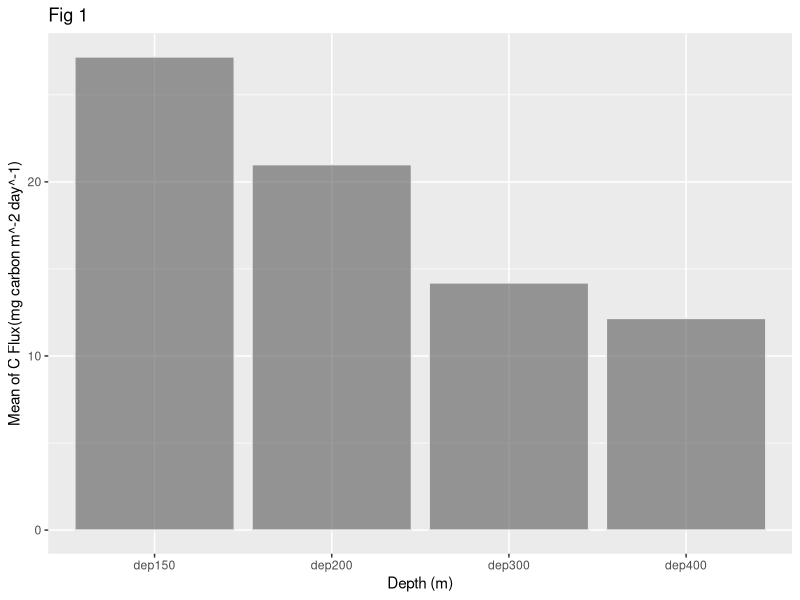
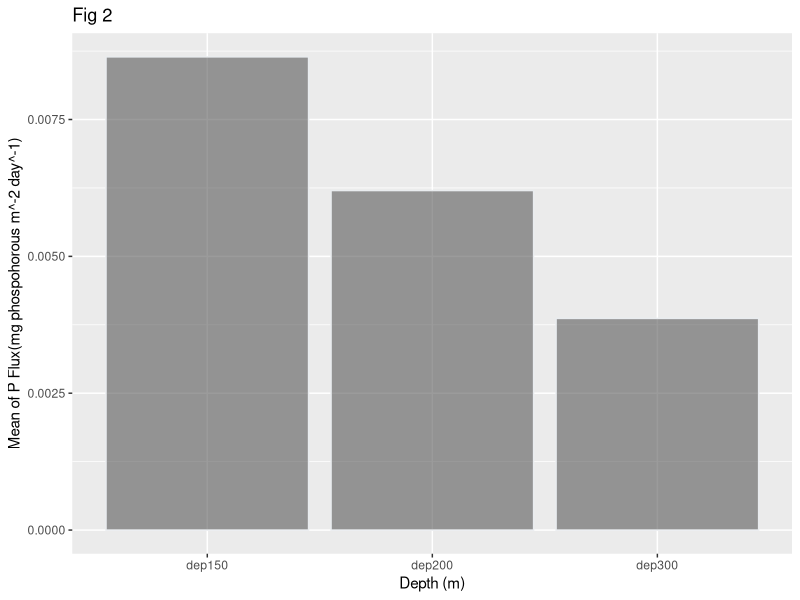
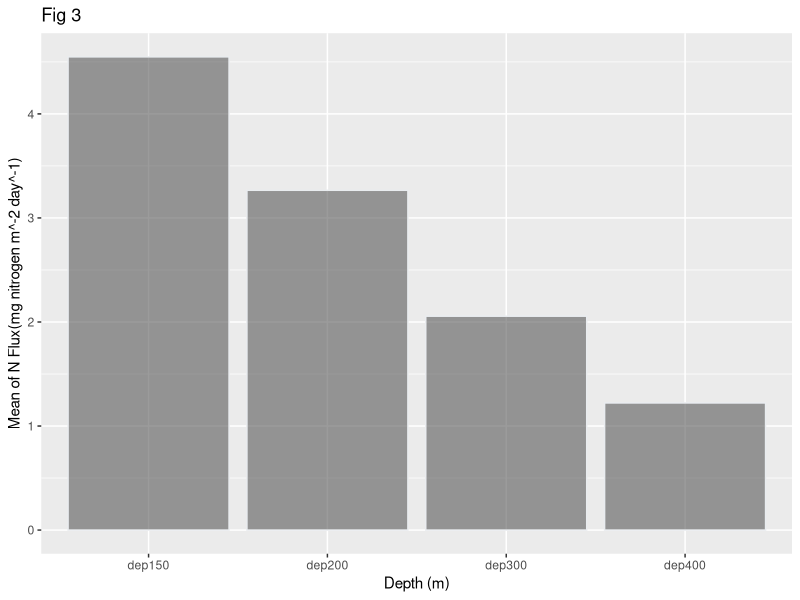
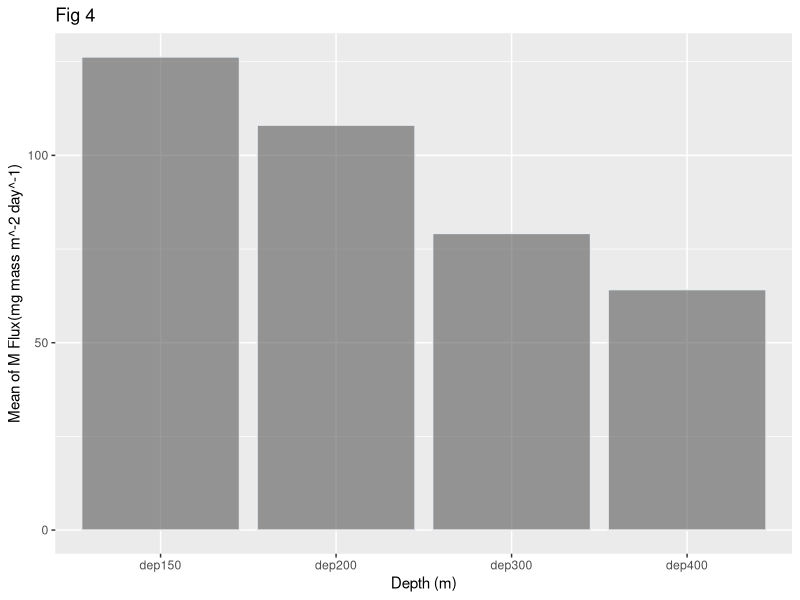
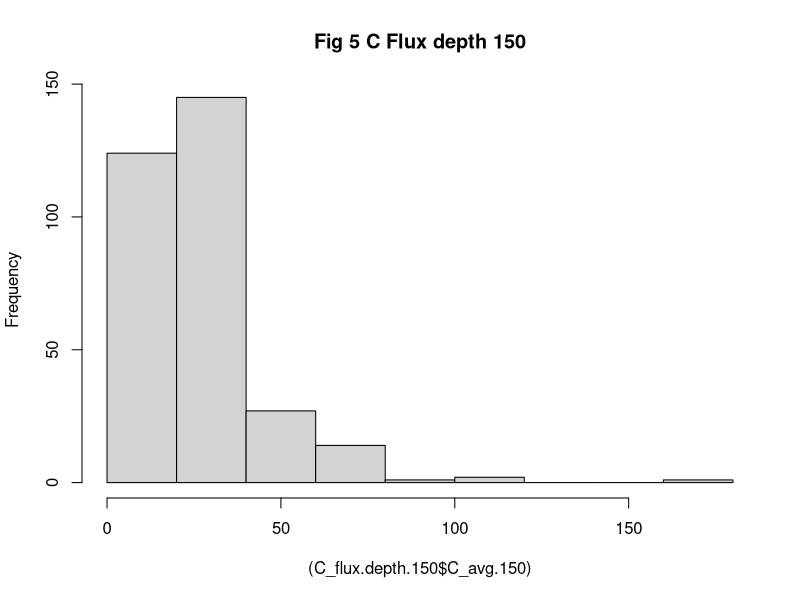
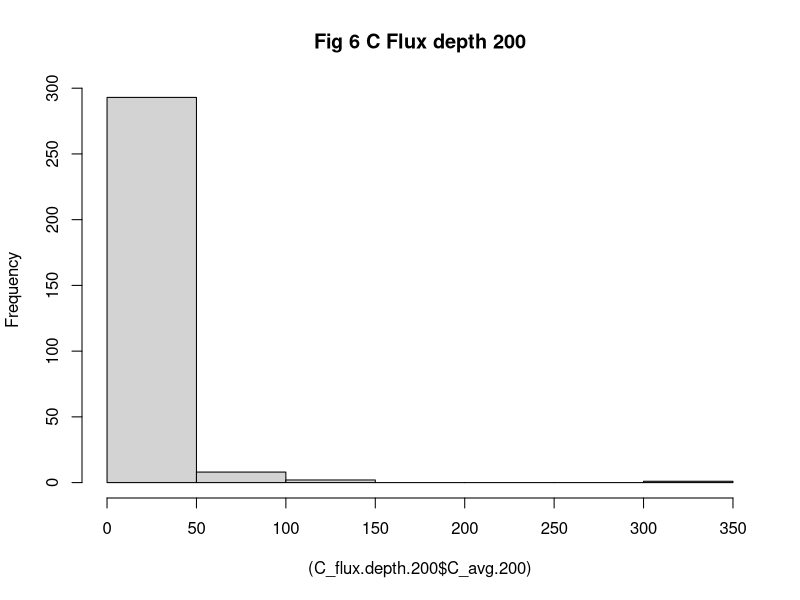
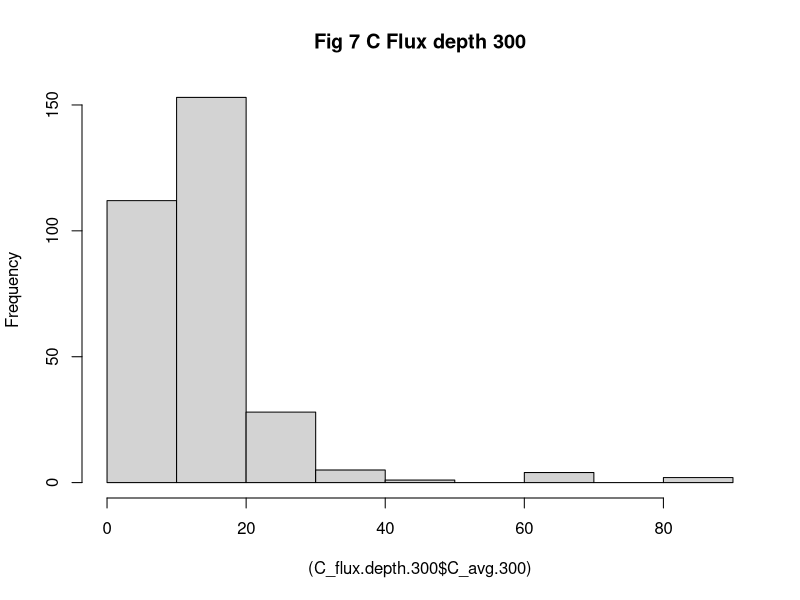
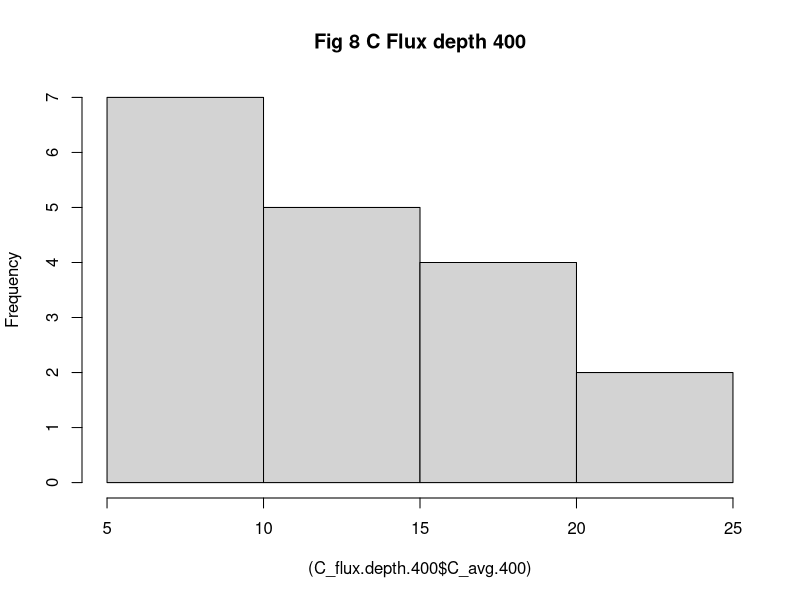

Recreate these plots in R, in order.
## ---- chunk 1
rm(list=ls(all=TRUE))  #Housekeeping: clear out old files

options(warn = -1)
knitr::opts_chunk$set(echo = T, fig.height=6, fig.width=8, warning = F, message = F) 
## ---- chunk 2
bats_flux <- read.csv("bats_flux.csv")

delete.na <- function(DF, n=0) {
  DF[rowSums(is.na(DF)) <= n,]
} #Function that takes rows out that contains NAs 
bats_flux.noNA <- delete.na(bats_flux) # Take out rows containing NAs 

# Too many observations taken out, lets subset a new data frame

Data <- subset(bats_flux,select = c("cr","dep","yymmdd1","yymmdd2","Lat2","Lat2.1","Long1","Long2","M_avg","C_avg","N_avg","P_avg"))
Data.noNA <- delete.na(Data)

# now we can use Data.noNA to compare each flux to one another, since no flux contains NAs

## ---- chunk 3
head(Data.noNA)
## ---- chunk 4
# separate each flux into its own dataframe 
# delete rows that contain NAs 
C_flux.data <- delete.na(subset(Data,select = c("cr","dep","yymmdd1","yymmdd2","Lat2","Lat2.1","Long1","Long2","C_avg")))
N_flux.data <- delete.na(subset(Data,select = c("cr","dep","yymmdd1","yymmdd2","Lat2","Lat2.1","Long1","Long2","N_avg")))
P_flux.data <- delete.na(subset(Data,select = c("cr","dep","yymmdd1","yymmdd2","Lat2","Lat2.1","Long1","Long2","P_avg")))
M_flux.data <- delete.na(subset(Data,select = c("cr","dep","yymmdd1","yymmdd2","Lat2","Lat2.1","Long1","Long2","M_avg")))
## ---- chunk 5
# Subset each depth and rename columns 
library(tidyverse)
library(dplyr)
# use tideyverse instead
C_flux.depth.150 <- subset(C_flux.data, dep == 150)
C_flux.depth.150 <- rename(C_flux.depth.150,c("dep.150" = "dep"))
C_flux.depth.150 <- rename(C_flux.depth.150, c("C_avg.150" = "C_avg" ))
C_flux.depth.200 <- subset(C_flux.data, dep == 200)
C_flux.depth.200 <- rename(C_flux.depth.200, c("dep.200"="dep"))
C_flux.depth.200 <- rename(C_flux.depth.200, c("C_avg.200" ="C_avg"))
C_flux.depth.300 <- subset(C_flux.data, dep == 300)
C_flux.depth.300 <- rename(C_flux.depth.300, c("dep.300"="dep"))
C_flux.depth.300 <- rename(C_flux.depth.300, c("C_avg.300" ="C_avg"))
C_flux.depth.400 <- subset(C_flux.data, dep == 400)
C_flux.depth.400 <- rename(C_flux.depth.400, c("dep.400"="dep"))
C_flux.depth.400 <- rename(C_flux.depth.400, c("C_avg.400" ="C_avg"))
## ---- chunk 6
N_flux.depth.150 <- subset(N_flux.data, dep == 150)
N_flux.depth.150 <- rename(N_flux.depth.150, c("dep.150"="dep"))
N_flux.depth.150 <- rename(N_flux.depth.150, c("N_avg.150" ="N_avg"))
N_flux.depth.200 <- subset(N_flux.data, dep == 200)
N_flux.depth.200 <- rename(N_flux.depth.200, c("dep.200"="dep"))
N_flux.depth.200 <- rename(N_flux.depth.200, c("N_avg.200" ="N_avg"))
N_flux.depth.300 <- subset(N_flux.data, dep == 300)
N_flux.depth.300 <- rename(N_flux.depth.300, c("dep.300"="dep"))
N_flux.depth.300 <- rename(N_flux.depth.300, c("N_avg.300" ="N_avg"))
N_flux.depth.400 <- subset(N_flux.data, dep == 400)
N_flux.depth.400 <- rename(N_flux.depth.400, c("dep.400"="dep"))
N_flux.depth.400 <- rename(N_flux.depth.400, c("N_avg.400" ="N_avg"))
## ---- chunk 7
P_flux.depth.150 <- subset(P_flux.data, dep == 150)
P_flux.depth.150 <- rename(P_flux.depth.150, c("dep.150"="dep"))
P_flux.depth.150 <- rename(P_flux.depth.150, c("P_avg.150" ="P_avg"))
P_flux.depth.200 <- subset(P_flux.data, dep == 200)
P_flux.depth.200 <- rename(P_flux.depth.200, c("dep.200"="dep"))
P_flux.depth.200 <- rename(P_flux.depth.200, c("P_avg.200" ="P_avg"))
P_flux.depth.300 <- subset(P_flux.data, dep == 300)
P_flux.depth.300 <- rename(P_flux.depth.300, c("dep.300"="dep"))
P_flux.depth.300 <- rename(P_flux.depth.300, c("P_avg.300" ="P_avg"))
P_flux.depth.400 <- subset(P_flux.data, dep == 400)
P_flux.depth.400 <- rename(P_flux.depth.400, c("dep.400"="dep"))
P_flux.depth.400 <- rename(P_flux.depth.400, c("P_avg.400" ="P_avg"))
## ---- chunk 8
M_flux.depth.150 <- subset(M_flux.data, dep == 150)
M_flux.depth.150 <- rename(M_flux.depth.150, c("dep.150"="dep"))
M_flux.depth.150 <- rename(M_flux.depth.150, c("M_avg.150" ="M_avg"))
M_flux.depth.200 <- subset(M_flux.data, dep == 200)
M_flux.depth.200 <- rename(M_flux.depth.200, c("dep.200"="dep"))
M_flux.depth.200 <- rename(M_flux.depth.200, c("M_avg.200" ="M_avg"))
M_flux.depth.300 <- subset(M_flux.data, dep == 300)
M_flux.depth.300 <- rename(M_flux.depth.300, c("dep.300"="dep"))
M_flux.depth.300 <- rename(M_flux.depth.300, c("M_avg.300" ="M_avg"))
M_flux.depth.400 <- subset(M_flux.data, dep == 400)
M_flux.depth.400 <- rename(M_flux.depth.400, c("dep.400"="dep"))
M_flux.depth.400 <- rename(M_flux.depth.400, c("M_avg.400" ="M_avg"))
## ---- chunk 9
#n values for C-flux
length(C_flux.depth.150$C_avg.150)
length(C_flux.depth.200$C_avg.200)
length(C_flux.depth.300$C_avg.300)
length(C_flux.depth.400$C_avg.400)
## ---- chunk 10
muCflux150 <- mean(C_flux.depth.150$C_avg.150) #focusing on mean of C-avg at depth 150
s.e150c <- sd(C_flux.depth.150$C_avg.150) / sqrt(314)  #need to find s.e

muCflux200 <- mean(C_flux.depth.200$C_avg.200) #focusing on mean of C-avg at depth 200
s.e200c <- sd(C_flux.depth.200$C_avg.200) / sqrt(304)

muCflux300 <- mean(C_flux.depth.300$C_avg.300) #focusing on mean of C-avg at depth 300
s.e300c <- sd(C_flux.depth.300$C_avg.300) / sqrt(305)

muCflux400 <- mean(C_flux.depth.400$C_avg.400) #focusing on mean of C-avg at depth 400
s.e400c <- sd(C_flux.depth.400$C_avg.400) / sqrt(18)

bar.Cflux <- data.frame(c("dep150","dep200","dep300","dep400"), c(muCflux150,muCflux200,muCflux300,muCflux400), c(s.e150c,s.e200c,s.e300c,s.e400c))
colnames(bar.Cflux)[1] <- "Depth"
colnames(bar.Cflux)[2] <- "C_flux.Mean"
colnames(bar.Cflux)[3] <- "C_flux.SE"
bar.Cflux
## ---- chunk 11
library(ggplot2)
library(dplyr)

xval <- bar.Cflux$Depth #character objects need quotes
yval <- bar.Cflux$`C_flux.Mean`

ggplot()+geom_col(bar.Cflux, mapping=aes(x= Depth, y = C_flux.Mean), color="#e9ecef", alpha=0.6,) +                                     
xlab("Depth (m)") + ylab("Mean of C Flux(mg carbon m^-2 day^-1)") + ggtitle("Fig 1")               
## ---- chunk 12
#n values for P-flux
length(P_flux.depth.150$P_avg.150)
length(P_flux.depth.200$P_avg.200)
length(P_flux.depth.300$P_avg.300)
length(P_flux.depth.400$P_avg.400)
## ---- chunk 13
muPflux150 <- mean(P_flux.depth.150$P_avg.150) #focusing on mean of P-avg at depth 150
s.e150p <- sd(P_flux.depth.150$P_avg.150) / sqrt(109)  #need to find s.e

muPflux200 <- mean(P_flux.depth.200$P_avg.200) #focusing on mean of P-avg at depth 200
s.e200p <- sd(P_flux.depth.200$P_avg.200) / sqrt(106)

muPflux300 <- mean(P_flux.depth.300$P_avg.300) #focusing on mean of P-avg at depth 300
s.e300p <- sd(P_flux.depth.300$P_avg.300) / sqrt(105)

bar.Pflux <- data.frame(c("dep150","dep200","dep300"), c(muPflux150,muPflux200,muPflux300), c(s.e150p,s.e200p,s.e300p))
colnames(bar.Pflux)[1] <- "Depth"
colnames(bar.Pflux)[2] <- "P_flux.Mean"
colnames(bar.Pflux)[3] <- "P_flux.SE"
bar.Pflux
## ---- chunk 14
library(ggplot2)
library(dplyr)

xval <- bar.Pflux$Depth #character objects need quotes
yval <- bar.Pflux$`P_flux.Mean`

ggplot()+geom_col(bar.Pflux, mapping=aes(x= Depth, y = P_flux.Mean), color="#e9ecef", alpha=0.6,) +                                     
xlab("Depth (m)") + ylab("Mean of P Flux(mg phospohorous m^-2 day^-1)") + ggtitle("Fig 2")                    
## ---- chunk 15
#n values for N-flux
length(N_flux.depth.150$N_avg.150)
length(N_flux.depth.200$N_avg.200)
length(N_flux.depth.300$N_avg.300)
length(N_flux.depth.400$N_avg.400)
## ---- chunk 16
muNflux150 <- mean(N_flux.depth.150$N_avg.150) #focusing on mean of P-avg at depth 150
s.e150n <- sd(N_flux.depth.150$N_avg.150) / sqrt(312)  #need to find s.e

muNflux200 <- mean(N_flux.depth.200$N_avg.200) #focusing on mean of P-avg at depth 200
s.e200n <- sd(N_flux.depth.200$N_avg.200) / sqrt(302)

muNflux300 <- mean(N_flux.depth.300$N_avg.300) #focusing on mean of P-avg at depth 300
s.e300n <- sd(N_flux.depth.300$N_avg.300) / sqrt(303)

muNflux400 <- mean(N_flux.depth.400$N_avg.400) #focusing on mean of C-avg at depth 400
s.e400n <- sd(N_flux.depth.400$N_avg.400) / sqrt(18)

bar.Nflux <- data.frame(c("dep150","dep200","dep300","dep400"), c(muNflux150,muNflux200,muNflux300,muNflux400), c(s.e150n,s.e200n,s.e300n,s.e400n))
colnames(bar.Nflux)[1] <- "Depth"
colnames(bar.Nflux)[2] <- "N_flux.Mean"
colnames(bar.Nflux)[3] <- "N_flux.SE"
bar.Nflux
## ---- chunk 17
library(ggplot2)
library(dplyr)

xval <- bar.Nflux$Depth #character objects need quotes
yval <- bar.Nflux$`N_flux.Mean`

ggplot()+geom_col(bar.Nflux, mapping=aes(x= Depth, y = N_flux.Mean), color="#e9ecef", alpha=0.6,) +                                     
xlab("Depth (m)") + ylab("Mean of N Flux(mg nitrogen m^-2 day^-1)") + ggtitle("Fig 3")               
## ---- chunk 18
#n values for M-flux
length(M_flux.depth.150$M_avg.150)
length(M_flux.depth.200$M_avg.200)
length(M_flux.depth.300$M_avg.300)
length(M_flux.depth.400$M_avg.400)
## ---- chunk 19
muMflux150 <- mean(M_flux.depth.150$M_avg.150) #focusing on mean of P-avg at depth 150
s.e150m <- sd(M_flux.depth.150$M_avg.150) / sqrt(314)  #need to find s.e

muMflux200 <- mean(M_flux.depth.200$M_avg.200) #focusing on mean of P-avg at depth 200
s.e200m <- sd(M_flux.depth.200$M_avg.200) / sqrt(305)

muMflux300 <- mean(M_flux.depth.300$M_avg.300) #focusing on mean of P-avg at depth 300
s.e300m <- sd(M_flux.depth.300$M_avg.300) / sqrt(305)

muMflux400 <- mean(M_flux.depth.400$M_avg.400) #focusing on mean of C-avg at depth 400
s.e400m <- sd(M_flux.depth.400$M_avg.400) / sqrt(17)

bar.Mflux <- data.frame(c("dep150","dep200","dep300","dep400"), c(muMflux150,muMflux200,muMflux300,muMflux400), c(s.e150m,s.e200m,s.e300m,s.e400m))
colnames(bar.Mflux)[1] <- "Depth"
colnames(bar.Mflux)[2] <- "M_flux.Mean"
colnames(bar.Mflux)[3] <- "M_flux.SE"
bar.Mflux
## ---- chunk 20
library(ggplot2)
library(dplyr)


xval <- bar.Mflux$Depth #character objects need quotes
yval <- bar.Mflux$`M_flux.Mean`

ggplot()+geom_col(bar.Mflux, mapping=aes(x= Depth, y = M_flux.Mean), color="#e9ecef", alpha=0.6,) +                                     
xlab("Depth (m)") + ylab("Mean of M Flux(mg mass m^-2 day^-1)") + ggtitle("Fig 4")          
## ---- chunk 21
# Checking for normaility and no outliers in Carbon Flux 

hist((C_flux.depth.150$C_avg.150), main ="Fig 5 C Flux depth 150")
hist((C_flux.depth.200$C_avg.200), main ="Fig 6 C Flux depth 200")
hist((C_flux.depth.300$C_avg.300), main ="Fig 7 C Flux depth 300")
hist((C_flux.depth.400$C_avg.400), main ="Fig 8 C Flux depth 400")

# using natural log to Transform the data 

hist(log(C_flux.depth.150$C_avg.150), main ="Fig 9 C Flux depth 150 (log)")
hist(log(C_flux.depth.200$C_avg.200), main ="Fig 10 C Flux depth 200 (log)")
hist(log(C_flux.depth.300$C_avg.300), main ="Fig 11 C Flux depth 300 (log)")
hist(log(C_flux.depth.400$C_avg.400), main ="Fig 12 C Flux depth 400 (log)")

# Checking for outliers
par(mfrow=c(1,1))
i = "150"

depth <- c("150", "200", "300", "400")
test.object <- NULL
for (i in depth){
  test <- cbind(i,get(paste0("C_flux.depth.", i))[,9])
  test.object <- rbind(test.object,test)
}
test.object <- as.data.frame(test.object)
#View(test.object)
boxplot(log(as.numeric(test.object$V2))~test.object$i, main = "Figure 5", xlab = "Depth (m)", ylab = "log of C-Flux (mg carbon m^-2 day^-1)")
Dsts.test <- rbind(cbind(C_flux.depth.150$C_avg.150))

## ---- chunk 22
# Checking for normaility and no outliers in Nitrogen Flux 

hist((N_flux.depth.150$N_avg.150), breaks = "FD", main ="Fig 17 N Flux depth 150")
hist((N_flux.depth.200$N_avg.200), breaks = "FD", main ="Fig 18 N Flux depth 200")
hist((N_flux.depth.300$N_avg.300), breaks = "FD", main ="Fig 19 N Flux depth 300")
hist((N_flux.depth.400$N_avg.400), breaks = "FD", main ="Fig 20 N Flux depth 400")

# using natural log to Transform the data 

hist(log(N_flux.depth.150$N_avg.150), main ="Fig 21 N Flux depth 150 (log)")
hist(log(N_flux.depth.200$N_avg.200), main ="Fig 22 N Flux depth 200 (log)")
hist(log(N_flux.depth.300$N_avg.300), main ="Fig 23 N Flux depth 300 (log)")
hist(log(N_flux.depth.400$N_avg.400), main ="Fig 24 N Flux depth 400 (log)")

# Checking for outliers

par(mfrow=c(1,1))
i = "150"

depth <- c("150", "200", "300", "400")
test.object <- NULL
for (i in depth){
  test <- cbind(i,get(paste0("N_flux.depth.", i))[,9])
  test.object <- rbind(test.object,test)
}
test.object <- as.data.frame(test.object)
#View(test.object)
boxplot(log(as.numeric(test.object$V2))~test.object$i, main = "Figure 6", xlab = "Depth (m)", ylab = "log of N-Flux (mg nitrogen m^-2 day^-1)")
Dsts.test <- rbind(cbind(N_flux.depth.150$N_avg.150))

## ---- chunk 23
# Checking for normaility and no outliers in Phosporous Flux 
par(mfrow=c(1,3))
hist((P_flux.depth.150$P_avg.150), breaks = "FD", main ="Fig 29 P Flux depth 150")
hist((P_flux.depth.200$P_avg.200), breaks = "FD", main ="Fig 30 P Flux depth 200")
hist((P_flux.depth.300$P_avg.300), breaks = "FD", main ="Fig 31 P Flux depth 300")

# using natural log to Transform the data 
par(mfrow=c(1,3))
hist(log(P_flux.depth.150$P_avg.150), main ="Fig 32 P Flux depth 150 (log)")
hist(log(P_flux.depth.200$P_avg.200), main ="Fig 33 P Flux depth 200 (log)")
hist(log(P_flux.depth.300$P_avg.300), main ="Fig 34 P Flux depth 300 (log)")

# Checking for outliers

par(mfrow=c(1,1))
i = "150"

depth <- c("150", "200", "300")
test.object <- NULL
for (i in depth){
  test <- cbind(i,get(paste0("P_flux.depth.", i))[,9])
  test.object <- rbind(test.object,test)
}
test.object <- as.data.frame(test.object)
#View(test.object)
boxplot(log(as.numeric(test.object$V2))~test.object$i, main = "Figure 7", xlab = "Depth (m)", ylab = "log of P-Flux (mg phosphorous m^-2 day^-1)")
Dsts.test <- rbind(cbind(P_flux.depth.150$P_avg.150))

## ---- chunk 24
# Checking for normaility and no outliers in Mass Flux 

hist((M_flux.depth.150$M_avg.150), breaks = "FD", main ="Fig 38 M Flux depth 150")
hist((M_flux.depth.200$M_avg.200), breaks = "FD", main ="Fig 39 M Flux depth 200")
hist((M_flux.depth.300$M_avg.300), breaks = "FD", main ="Fig 40 M Flux depth 300")
hist((M_flux.depth.400$M_avg.400), breaks = "FD", main ="Fig 41 M Flux depth 400")

# using natural log to Transform the data 

hist(log(M_flux.depth.150$M_avg.150), main ="Fig 42 M Flux depth 150 (log)")
hist(log(M_flux.depth.200$M_avg.200), main ="Fig 43 M Flux depth 200 (log)")
hist(log(M_flux.depth.300$M_avg.300), main ="Fig 44 M Flux depth 300 (log)")
hist(log(M_flux.depth.400$M_avg.400), main ="Fig 45 M Flux depth 400 (log)")

# Checking for outliers

par(mfrow=c(1,1))
i = "150"

depth <- c("150", "200", "300", "400")
test.object <- NULL
for (i in depth){
  test <- cbind(i,get(paste0("M_flux.depth.", i))[,9])
  test.object <- rbind(test.object,test)
}
test.object <- as.data.frame(test.object)
#View(test.object)
boxplot(log(as.numeric(test.object$V2))~test.object$i, main = "Figure 8", xlab = "Depth (m)", ylab = "log of M-Flux (mg mass m^-2 day^-1)")
Dsts.test <- rbind(cbind(M_flux.depth.150$M_avg.150))


## ---- chunk 25
#create D-bar for each paired group

C.depth.150.200 <- merge(C_flux.depth.150,C_flux.depth.200,by = c("cr","yymmdd1","yymmdd2","Lat2","Lat2.1","Long1","Long2"))
D_bar.C.150.200 <- muCflux150 - muCflux200
C.depth.150.200$D <- C.depth.150.200$C_avg.150 - C.depth.150.200$C_avg.200

C.depth.200.300 <- merge(C_flux.depth.200,C_flux.depth.300,by = c("cr","yymmdd1","yymmdd2","Lat2","Lat2.1","Long1","Long2"))
D_bar.C.200.300 <- muCflux200 - muCflux300
C.depth.200.300$D <- C.depth.200.300$C_avg.200 - C.depth.200.300$C_avg.300

N.depth.150.200 <- merge(N_flux.depth.150,N_flux.depth.200,by = c("cr","yymmdd1","yymmdd2","Lat2","Lat2.1","Long1","Long2"))
D_bar.N.150.200 <- muNflux150 - muNflux200
N.depth.150.200$D <- N.depth.150.200$N_avg.150 - N.depth.150.200$N_avg.200

N.depth.200.300 <- merge(N_flux.depth.200,N_flux.depth.300,by = c("cr","yymmdd1","yymmdd2","Lat2","Lat2.1","Long1","Long2"))
D_bar.N.200.300 <- muNflux200 - muNflux300
N.depth.200.300$D <- N.depth.200.300$N_avg.200 - N.depth.200.300$N_avg.300

P.depth.150.200 <- merge(P_flux.depth.150,P_flux.depth.200,by = c("cr","yymmdd1","yymmdd2","Lat2","Lat2.1","Long1","Long2"))
D_bar.P.150.200 <- muPflux150 - muPflux200
P.depth.150.200$D <- P.depth.150.200$P_avg.150 - P.depth.150.200$P_avg.200

P.depth.200.300 <- merge(P_flux.depth.200,P_flux.depth.300,by = c("cr","yymmdd1","yymmdd2","Lat2","Lat2.1","Long1","Long2"))
D_bar.P.200.300 <- muPflux200 - muPflux300
P.depth.200.300$D <- P.depth.200.300$P_avg.200 - P.depth.200.300$P_avg.300

M.depth.150.200 <- merge(M_flux.depth.150,M_flux.depth.200,by = c("cr","yymmdd1","yymmdd2","Lat2","Lat2.1","Long1","Long2"))
D_bar.M.150.200 <- muMflux150 - muMflux200
M.depth.150.200$D <- M.depth.150.200$M_avg.150 - M.depth.150.200$M_avg.200

M.depth.200.300 <- merge(M_flux.depth.200,M_flux.depth.300,by = c("cr","yymmdd1","yymmdd2","Lat2","Lat2.1","Long1","Long2"))
D_bar.M.200.300 <- muMflux200 -muMflux300
M.depth.200.300$D <- M.depth.200.300$M_avg.200 - M.depth.200.300$M_avg.300

D_bar.mean <- data.frame(c("dep150.200","dep200.300"), c(D_bar.C.150.200, D_bar.C.200.300), c(D_bar.N.150.200, D_bar.N.200.300), c(D_bar.P.150.200 ,D_bar.P.200.300 ), c(D_bar.M.150.200 ,D_bar.M.200.300))
colnames(D_bar.mean)[1] <- "Depth.Diff"
colnames(D_bar.mean)[2] <- "C_flux"
colnames(D_bar.mean)[3] <- "N_flux"
colnames(D_bar.mean)[4] <- "P_flux"
colnames(D_bar.mean)[5] <- "M_flux"
D_bar.mean
## ---- chunk 26
#check distribution of D (difference between paried depth samples)

# Carbon 
par(mfrow=c(1,3))
hist(C.depth.150.200$D, breaks = "FD", main = "Fig 9 C.depth.150.200$D")
hist(log(C.depth.150.200$D), breaks = "FD", main ="Fig 10 C.depth.150.200$D_bar") #try lo transform 
boxplot(log(C.depth.150.200$D), main = "Fig 11 C.depth.150.200$D") #lots of outliers 
## ---- chunk 27
# Carbon 
par(mfrow=c(1,3))
hist(C.depth.200.300$D, breaks = "FD", main = "Fig 12 C.depth.200.300$D")
hist(log(C.depth.200.300$D), breaks = "FD", main ="Fig 13 C.depth.200.300$D_bar") #try lo transform 
boxplot(log(C.depth.200.300$D), main ="Fig 14 C.depth.200.300$D") #lots of outliers 
## ---- chunk 28
# Nitrogen
par(mfrow=c(1,3))
hist(N.depth.150.200$D, breaks = "FD", main ="Fig 15 N.depth.150.200$D_bar")
hist(log(N.depth.150.200$D), breaks = "FD", main ="Fig 16 N.depth.150.200$D_bar") #try lo transform 
boxplot(log(N.depth.150.200$D), main = "Fig 17 N.depth.150.200$D") #lots of outliers 
## ---- chunk 29
# Nitrogen
par(mfrow=c(1,3))
hist(N.depth.200.300$D, breaks = "FD", main = "Fig 17 N.depth.200.300$D")
hist(log(N.depth.200.300$D), breaks = "FD", main ="Fig 18 N.depth.200.300$D_bar") #try lo transform 
boxplot(log(N.depth.200.300$D), main = "Fig 19 N.depth.200.300$D") #lots of outliers 
## ---- chunk 30
# Phosphorous
par(mfrow=c(1,3))
hist(P.depth.150.200$D, breaks = "FD", main ="Fig 20 P.depth.150.200$D_bar")
hist(log(P.depth.150.200$D), breaks = "FD", main ="Fig 21 P.depth.150.200$D_bar") #try lo transform 
boxplot(log(P.depth.150.200$D), main ="Fig 22 P.depth.150.200$D_bar") #lots of outliers 
## ---- chunk 31
# Phosporous
par(mfrow=c(1,3))
hist(P.depth.200.300$D, breaks = "FD", main ="Fig 23 P.depth.200.300$D_bar")
hist(log(P.depth.200.300$D), breaks = "FD", main ="Fig 24 P.depth.200.300$D_bar") #try lo transform 
boxplot(log(P.depth.200.300$D), main ="Fig 25 P.depth.200.300$D_bar") #lots of outliers 
## ---- chunk 32
# Mass 
par(mfrow=c(1,3))
hist(M.depth.150.200$D, breaks = "FD", main ="Fig 25 M.depth.150.200$D_bar")
hist(log(M.depth.150.200$D), breaks = "FD", main ="Fig 26 M.depth.150.200$D_bar") #try lo transform 
boxplot(log(M.depth.150.200$D), main ="Fig 27 M.depth.150.200$D_bar") #lots of outliers 
## ---- chunk 33
# Mass
par(mfrow=c(1,3))
hist(M.depth.200.300$D, breaks = "FD", main ="Fig 28 M.depth.200.300$D_bar")
hist(log(M.depth.200.300$D), breaks = "FD", main ="Fig 29 M.depth.200.300$D_bar") #try lo transform 
boxplot(log(M.depth.200.300$D), main ="Fig 30 M.depth.200.300$D_bar") #lots of outliers 
## ---- chunk 34
# hyp test 1
t.test(log(C.depth.150.200$C_avg.150) ,log(C.depth.150.200$C_avg.200), alternative = "greater", paired = TRUE, var.equal = TRUE)
## ---- chunk 35
# hyp test 2
t.test(log(C.depth.200.300$C_avg.200) ,log(C.depth.200.300$C_avg.300), alternative = "greater", paired = TRUE, var.equal = TRUE)
## ---- chunk 36
# hyp test 3
t.test(log(N.depth.150.200$N_avg.150) ,log(N.depth.150.200$N_avg.200), alternative = "greater", paired = TRUE, var.equal = TRUE)
## ---- chunk 37
# hyp test 4
t.test(log(N.depth.200.300$N_avg.200) ,log(N.depth.200.300$N_avg.300), alternative = "greater", paired = TRUE, var.equal = TRUE)
## ---- chunk 38
# hyp test 5
t.test(log(P.depth.150.200$P_avg.150) ,log(P.depth.150.200$P_avg.200), alternative = "greater", paired = TRUE, var.equal = TRUE)
## ---- chunk 39
# hyp test 6
t.test(log(P.depth.200.300$P_avg.200) ,log(P.depth.200.300$P_avg.300), alternative = "greater", paired = TRUE, var.equal = TRUE)
## ---- chunk 40
# hyp test 7
t.test(log(M.depth.150.200$M_avg.150) ,log(M.depth.150.200$M_avg.200), alternative = "greater", paired = TRUE, var.equal = TRUE)
## ---- chunk 41
# hyp test 8
t.test(log(M.depth.200.300$M_avg.200) ,log(M.depth.200.300$M_avg.300), alternative = "greater", paired = TRUE, var.equal = TRUE)
## ---- chunk 42
# plotting each nutrient flux against mass flux

#plot(Data.noNA) # we see some relationships between mass flux and the rest of the nutrient fluxes
par(mfrow=c(1,3))
plot(log(Data.noNA$C_avg),log(Data.noNA$M_avg), main ="Fig 31 M v. C") #good linearity, but clumping
lmfit_C.M <- lm(log(M_avg) ~ log(C_avg), data = Data.noNA)
summary(lmfit_C.M)
abline(lmfit_C.M)

plot(log(Data.noNA$N_avg),log(Data.noNA$M_avg), main ="Fig 32 M v. N") # alright linearity, still clumping 
lmfit_N.M <- lm(log(M_avg) ~ log(N_avg), data = Data.noNA)
summary(lmfit_N.M)
abline(lmfit_N.M)

plot(log(Data.noNA$P_avg),log(Data.noNA$M_avg), main ="Fig 33 M v. P") # worse, still clumping 
lmfit_P.M <- lm(log(M_avg) ~ log(P_avg), data = Data.noNA)
summary(lmfit_P.M)
abline(lmfit_P.M)

## ---- chunk 43
#Carbon EDA
resids <- resid( lmfit_C.M ) # extract epsilon_hats
fit <- fitted ( lmfit_C.M ) # extract y_hats

par(mfrow=c(1,2))

hist(resids, breaks=20, main = "Fig 34")
qqnorm(resids)
qqline(resids) # add straight line from true normal

plot(resids, main="Fig 35 resid vs i") 
abline(h=0) # mean of epsilon_hat

plot(x=fit, y=resids, main="Fig 36 resid vs y_hat")
abline(h=0)

## ---- chunk 44
#Nitrogen EDA
resids <- resid( lmfit_N.M ) # extract epsilon_hats
fit <- fitted ( lmfit_N.M ) # extract y_hats

par(mfrow=c(1,2))

hist(resids, breaks=20, main = "Fig 37")
qqnorm(resids)
qqline(resids) # add straight line from true normal

plot(resids, main="Fig 38 resid vs i") 
abline(h=0) # mean of epsilon_hat

plot(x=fit, y=resids, main="Fig 39 resid vs y_hat")
abline(h=0)

## ---- chunk 45
#Phosphorus EDA
resids <- resid( lmfit_P.M ) # extract epsilon_hats
fit <- fitted ( lmfit_P.M ) # extract y_hats

par(mfrow=c(1,2))

hist(resids, breaks=20, main = "Fig 40")
qqnorm(resids)
qqline(resids) # add straight line from true normal

plot(resids, main="Fig 41 resid vs i") 
abline(h=0) # mean of epsilon_hat

plot(x=fit, y=resids, main="Fig 42 resid vs y_hat")
abline(h=0)
## ---- chunk 46
#Collinearity??
plot(Data.noNA) # we see collinearity between Carbon and Nitrogen
Data.noNA$flux <- Data.noNA$C_avg - Data.noNA$N_avg  #combine the fluxes

lmfit.flux <- lm(log(M_avg) ~ log(flux),
         data=Data.noNA)
summary(lmfit.flux)
plot(log(Data.noNA$flux), log(Data.noNA$M_avg), main ="Fig 43")
abline(lmfit.flux)

resids <- resid( lmfit.flux ) # extract epsilon_hats
fit <- fitted ( lmfit.flux ) # extract y_hats

par(mfrow=c(1,2))

hist(resids, breaks=20, main ="Fig 44")
qqnorm(resids)
qqline(resids) # add straight line from true normal

plot(resids, main="Fig 45 resid vs i") 
abline(h=0) # mean of epsilon_hat

plot(x=fit, y=resids, main="Fig 46 resid vs y_hat")
abline(h=0)

## ---- chunk 47
# dept v. C_avg

par(mfrow=c(1,4))

plot(Data.noNA$dep, log(Data.noNA$C_avg), main ="Fig 47")
lmfit_Dep.C <- lm(log(C_avg) ~ dep, data = Data.noNA)
summary(lmfit_Dep.C)
abline(lmfit_Dep.C)

plot(Data.noNA$dep, log(Data.noNA$N_avg), main= "Fig 48")
lmfit_Dep.N <- lm(log(N_avg) ~ dep, data = Data.noNA)
summary(lmfit_Dep.N)
abline(lmfit_Dep.N)

plot(Data.noNA$dep, log(Data.noNA$P_avg),  main= "Fig 49")
lmfit_Dep.P <- lm(log(P_avg) ~ dep, data = Data.noNA)
summary(lmfit_Dep.P)
abline(lmfit_Dep.P)

plot(Data.noNA$dep, log(Data.noNA$M_avg),  main= "Fig 50")
lmfit_Dep.M <- lm(log(M_avg) ~ dep, data = Data.noNA)
summary(lmfit_Dep.M)
abline(lmfit_Dep.M)
## ---- chunk 48
#multiple regression
lmfit.MR <- lm(log(M_avg) ~ log(flux) + dep, data = Data.noNA)
summary(lmfit.MR)

resids <- resid( lmfit.MR ) # extract epsilon_hats
fit <- fitted ( lmfit.MR ) # extract y_hats

par(mfrow=c(1,2))

hist(resids, breaks=20,  main= "Fig 51")
qqnorm(resids)
qqline(resids) # add straight line from true normal

plot(resids, main="Fig 52 resid vs i") 
abline(h=0) # mean of epsilon_hat

plot(x=fit, y=resids, main="Fig 53 resid vs y_hat")
abline(h=0)
## ---- chunk 49
#anova 1
smaller <- lmfit.flux; larger <- lmfit.MR
anova(smaller, larger)
## ---- chunk 50
#anova 2
smaller.1 <- lmfit_Dep.M; larger <- lmfit.MR
anova(smaller.1, larger)
## ---- chunk 51
#we want to make predictions on the Mass average flux. 

# we want to compare this against depth and C,N,P fluxes 

# Depth is categorical 
# N,P,C are numerical 

library(psych) # for `pairs.panels()`
library(lattice)

ANOCOVA.data <- subset(Data.noNA, select = c("dep", "M_avg", "C_avg","N_avg","P_avg"))
attach(ANOCOVA.data)

summary(ANOCOVA.data)

pairs.panels(data.frame(as.factor(dep),log(C_avg),log(N_avg),log(P_avg),log(M_avg)), main = "Fig 54")

xyplot(log(M_avg) ~ log(C_avg) | as.factor(dep), 
                  main="Fig 55: Activity level-specific scatterplots"
           )

    xyplot(log(M_avg) ~ log(C_avg), groups=as.factor(dep), 
                  auto.key=TRUE,
                  main="Fig 56: Scatterplot with color=group level"
           )
    
    xyplot(log(M_avg) ~ log(C_avg), groups=as.factor(dep), 
                  type=c("p","r"), # `p` for _points_, `r` for _regression line_
                                   # see https://stackoverflow.com/questions/12972039/plotting-xyplot-with-regression-line-on-lattice-graphics for more
                  auto.key=TRUE,
                  main="Fig 57: Three standalone depth level-specific `lm()` fits"
           )
## ---- chunk 52
#reformat yymmdd so that r can better use it blocking factors 

# only yymmdd1 was used to create new year and month columns since yymmdd1 and yymmdd2 sampled were only a couple days apart and were averaged out in flux columns

#install.packages("lubridate")
library(lubridate)
Data.noNA$Date <- as.Date(paste(substr(Data.noNA$yymmdd1,1,4),
                                         substr(Data.noNA$yymmdd1,5,6),
                                         substr(Data.noNA$yymmdd1,7,8), sep = "-"),
                                   format = '%Y-%m-%d')

Data.noNA$Year <- substr(Data.noNA$yymmdd1,1,4)

                            
Data.noNA$month <- as.Date(paste(substr(Data.noNA$yymmdd1,5,6),
                              substr(Data.noNA$yymmdd1,7,8), sep = "-"),
                        format = '%m-%d')           
Data.noNA$month <- round_date(Data.noNA$month, unit = "month")
Data.noNA$month <- format(Data.noNA$month,format = "%Y-%b-%d")
Data.noNA$month <- substr(paste(Data.noNA$month),6,8)

## ---- chunk 53
#ANCOVA
ANOCOVA.data <- subset(Data.noNA, select = c("dep", "M_avg", "C_avg","N_avg","P_avg", "Year", "month"))
ANOCOVA.data <- as.vector(ANOCOVA.data)
ANCOVA <- lm(log(M_avg) ~ log(C_avg) + log(N_avg) + log(P_avg) + dep + as.factor(Year) + as.factor(month),data = ANOCOVA.data)
summary(ANCOVA)
plot(ANCOVA) 
resids <- resid(ANCOVA)
fit <-fitted(ANCOVA)
